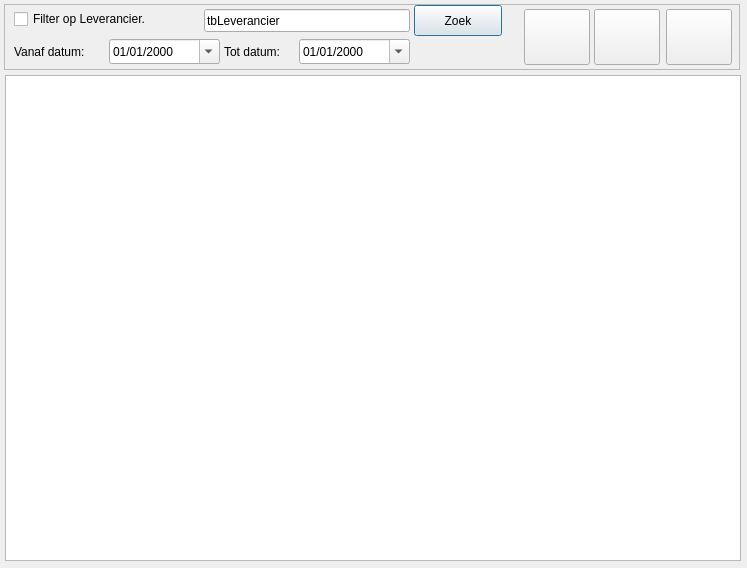
<?xml version="1.0" encoding="UTF-8"?>
<ui version="4.0">
 <class>LeveringenLijst</class>
 <widget class="QDialog" name="LeveringenLijst">
  <property name="geometry">
   <rect>
    <x>0</x>
    <y>0</y>
    <width>747</width>
    <height>568</height>
   </rect>
  </property>
  <property name="windowTitle">
   <string>Dialog</string>
  </property>
  <widget class="QFrame" name="frame">
   <property name="geometry">
    <rect>
     <x>4</x>
     <y>4</y>
     <width>736</width>
     <height>66</height>
    </rect>
   </property>
   <property name="frameShape">
    <enum>QFrame::StyledPanel</enum>
   </property>
   <property name="frameShadow">
    <enum>QFrame::Raised</enum>
   </property>
   <widget class="QCheckBox" name="cbFilterLeverancier">
    <property name="geometry">
     <rect>
      <x>10</x>
      <y>5</y>
      <width>176</width>
      <height>20</height>
     </rect>
    </property>
    <property name="text">
     <string>Filter op Leverancier.</string>
    </property>
   </widget>
   <widget class="QLineEdit" name="tbLeverancier">
    <property name="geometry">
     <rect>
      <x>200</x>
      <y>5</y>
      <width>206</width>
      <height>23</height>
     </rect>
    </property>
    <property name="text">
     <string>tbLeverancier</string>
    </property>
   </widget>
   <widget class="QPushButton" name="btnZoek">
    <property name="geometry">
     <rect>
      <x>410</x>
      <y>1</y>
      <width>88</width>
      <height>31</height>
     </rect>
    </property>
    <property name="text">
     <string>Zoek</string>
    </property>
    <property name="icon">
     <iconset resource="../resource.qrc">
      <normaloff>:/icons/icons/zoom.png</normaloff>:/icons/icons/zoom.png</iconset>
    </property>
   </widget>
   <widget class="QDateEdit" name="dtpVanDatum">
    <property name="geometry">
     <rect>
      <x>105</x>
      <y>35</y>
      <width>111</width>
      <height>25</height>
     </rect>
    </property>
    <property name="displayFormat">
     <string>dd/MM/yyyy</string>
    </property>
    <property name="calendarPopup">
     <bool>true</bool>
    </property>
   </widget>
   <widget class="QDateEdit" name="dtpTotDatum">
    <property name="geometry">
     <rect>
      <x>295</x>
      <y>35</y>
      <width>111</width>
      <height>25</height>
     </rect>
    </property>
    <property name="displayFormat">
     <string>dd/MM/yyyy</string>
    </property>
    <property name="calendarPopup">
     <bool>true</bool>
    </property>
   </widget>
   <widget class="QLabel" name="lbVanDatum">
    <property name="geometry">
     <rect>
      <x>10</x>
      <y>40</y>
      <width>96</width>
      <height>16</height>
     </rect>
    </property>
    <property name="text">
     <string>Vanaf datum:</string>
    </property>
   </widget>
   <widget class="QLabel" name="lbTotDatum">
    <property name="geometry">
     <rect>
      <x>220</x>
      <y>40</y>
      <width>76</width>
      <height>16</height>
     </rect>
    </property>
    <property name="text">
     <string>Tot datum:</string>
    </property>
   </widget>
   <widget class="QPushButton" name="btnExit">
    <property name="geometry">
     <rect>
      <x>662</x>
      <y>5</y>
      <width>66</width>
      <height>56</height>
     </rect>
    </property>
    <property name="text">
     <string/>
    </property>
    <property name="icon">
     <iconset resource="../resource.qrc">
      <normaloff>:/icons/icons/door_in.png</normaloff>:/icons/icons/door_in.png</iconset>
    </property>
   </widget>
   <widget class="QPushButton" name="btnAdd">
    <property name="geometry">
     <rect>
      <x>520</x>
      <y>5</y>
      <width>66</width>
      <height>56</height>
     </rect>
    </property>
    <property name="text">
     <string/>
    </property>
    <property name="icon">
     <iconset resource="../resource.qrc">
      <normaloff>:/icons/icons/add.png</normaloff>:/icons/icons/add.png</iconset>
    </property>
   </widget>
   <widget class="QPushButton" name="btnRefresh">
    <property name="geometry">
     <rect>
      <x>590</x>
      <y>5</y>
      <width>66</width>
      <height>56</height>
     </rect>
    </property>
    <property name="text">
     <string/>
    </property>
    <property name="icon">
     <iconset resource="../resource.qrc">
      <normaloff>:/icons/icons/refresh_all.png</normaloff>:/icons/icons/refresh_all.png</iconset>
    </property>
   </widget>
  </widget>
  <widget class="QTableView" name="tvLeveringenLijst">
   <property name="geometry">
    <rect>
     <x>5</x>
     <y>75</y>
     <width>736</width>
     <height>486</height>
    </rect>
   </property>
  </widget>
 </widget>
 <resources>
  <include location="../resource.qrc"/>
 </resources>
 <connections/>
</ui>
